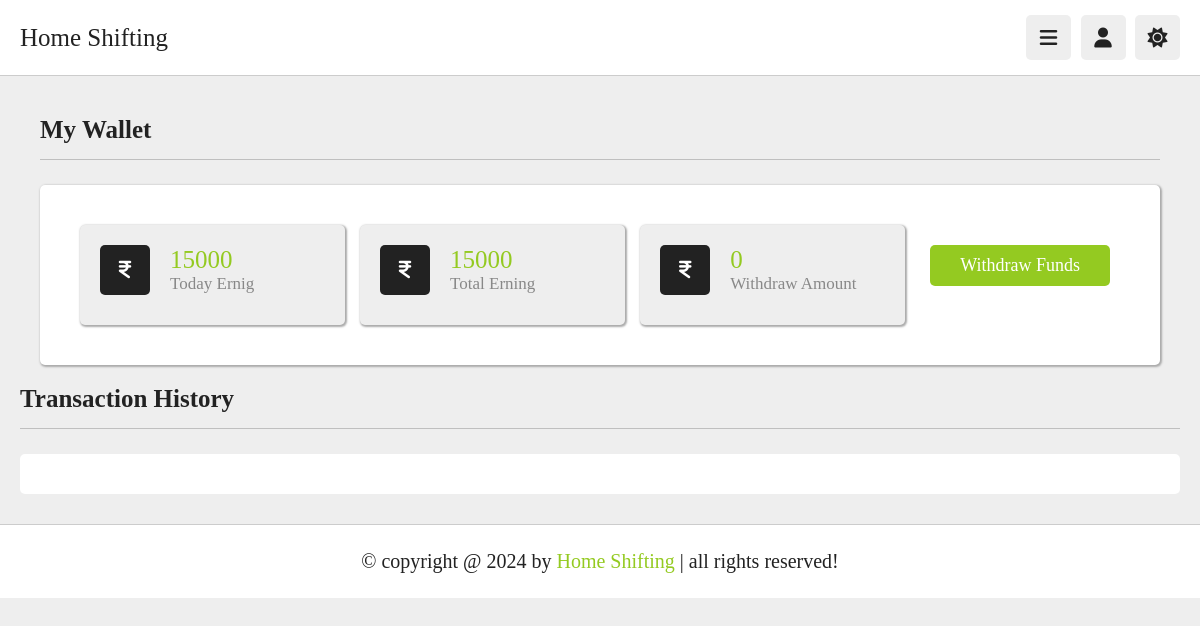
The page /attache_partner/delivery_mywallet (signed in) on the database as committed earlier.
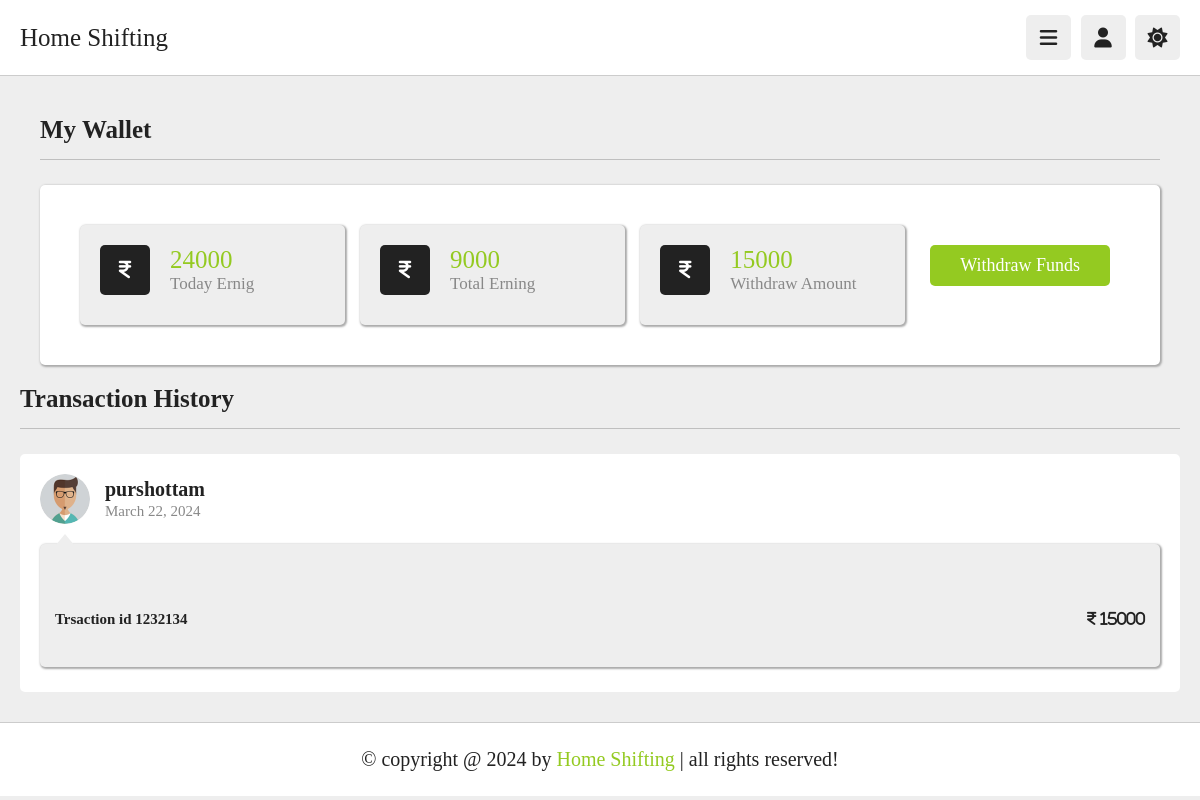
The same page on the database as committed later.
### myapp2/models.py (models this page shows)
class Rides(models.Model):
	truckpartner = models.ForeignKey(Truckpartner,on_delete = models.CASCADE, null = True)
	total_trip = models.PositiveIntegerField(default = 0 , null = True)
	start_time = models.DateTimeField(null = True)
	expiry_time = models.DateTimeField(null = True)
	today_earning = models.PositiveBigIntegerField(default = 0, null = True)
	total_earning = models.PositiveBigIntegerField(default = 0, null = True)
	def __str__(self):
	    return self.truckpartner.t_name

class Transactions(models.Model):
	truckpartner = models.ForeignKey(Truckpartner,on_delete=models.CASCADE , null = True)
	rides = models.ForeignKey(Rides,on_delete=models.CASCADE , null = True)
	account_holder_name = models.CharField(max_length = 20)
	account_number = models.PositiveIntegerField()
	ifsc_code = models.CharField(max_length=11)
	date = models.DateField(default = timezone.now)
	amount = models.PositiveBigIntegerField(default = 0)
	def __str__(self):
		return self.truckpartner.t_name

### myapp2/views.py (the view)
# urls.py: path('delivery_mywallet', views.delivery_mywallet, name='delivery_mywallet'),
def delivery_mywallet(request):
    try:
        truckpartner = Truckpartner.objects.get(t_email = request.session['email'])
        ride = Rides.objects.get(truckpartner = truckpartner)
        print("============",ride)
        transactions = Transactions.objects.filter(truckpartner = truckpartner)
        a = 0
        for i in transactions:
            a += i.amount
        print("============",transactions)
        current_datetime = timezone.now()
        if current_datetime >= ride.expiry_time:
            ride.today_earning = 0
            ride.save()
        return render(request,'delivery_mywallet.html',{'ride':ride,'transactions':transactions,'a':a})
    except Exception as e:
        print(e)
        return render(request,'delivery_mywallet.html')

### myapp2/templates/delivery_mywallet.html (shortened to what this page needs)
{% extends "delivery_header.html" %}
{% load static %}
{% block  content%}
<section class="comments">
   <section class="user-profile">
      <h1 class="heading">My Wallet</h1>
      <div class="info" style="box-shadow: 1px 1px 2px 1px #aaaaaa;">
         <div class="box-container">
            <div class="box" style="  box-shadow: 1px 1px 2px 1px #aaaaaa;">
               <div class="flex">
                  <i class="fa-solid fa-indian-rupee-sign"></i>
                <div>
                     <span>{{ride.today_earning}}</span>
                     <p>Today Ernig</p>
                  </div>
               </div>
            </div>
            <div class="box" style="  box-shadow: 1px 1px 2px 1px #aaaaaa;">
               <div class="flex">
                  <i class="fa-solid fa-indian-rupee-sign"></i>
                  <div>
                     <span>{{ride.total_earning}}</span>
                     <p>Total Erning</p>
                  </div>
               </div>
            </div>
            <div class="box" style="box-shadow: 1px 1px 2px 1px #aaaaaa;">
               <div class="flex">
                  <i class="fa-solid fa-indian-rupee-sign"></i>
                  <div>
                     <span>{{a}}</span>
                     <p>Withdraw Amount</p>
                  </div>
               </div>
            </div>
         <div class="user">
            <a href="{% url 'Withdrawal_funds' %}" class="inline-btn " >Withdraw Funds</a>
         </div>
         </div>
      </div>
   </section>
   <h1 class="heading"> Transaction history </h1>
   <div class="box-container">
      {% for i in transactions %}
      <div class="box" >
         <div class="user" >
            <img src="{% static 'images/pic-1.jpg' %}" alt="">
            <div>
               <h3>{{i.account_holder_name}}</h3>
               <span>{{i.date}}</span>
            </div>
         </div>
         <div class="comment-box" style="box-shadow: 1px 1px 2px 1px #aaaaaa;">
            <h5>Trsaction id {{i.account_number}} <span style="float: right;"><i class="fa-solid fa-indian-rupee-sign"> {{i.amount}}</span></h5></i>
         </div>
      </div>
      {% endfor %}
   </div>
</section>
{% endblock  %}

### myapp2/templates/delivery_header.html (shortened to what this page needs)
{% load static %}
<!DOCTYPE html>
<html lang="en">
<head>
   <link rel="stylesheet" href="https://cdnjs.cloudflare.com/ajax/libs/font-awesome/6.1.2/css/all.min.css">
   <link rel="stylesheet" href="{% static 'myapp2/css/style.css' %}">
</head>
<body>
   <header class="header">
      <section class="flex">
         <a href="{% url 'delivery_index' %}" class="logo">Home Shifting</a>
         <div class="icons">
            <div id="menu-btn" class="fas fa-bars"></div>
            <div id="user-btn" class="fas fa-user"></div>
            <div id="toggle-btn" class="fas fa-sun"></div>
         </div>
      </section>
   </header>
{% block  content %}
{% endblock  %}
<footer class="footer">
    &copy; copyright @ 2024 by <span>Home Shifting</span> | all rights reserved!
 </footer>
 </body>
 </html>

### myapp2/static/myapp2/css/style.css (style rules this page uses)
:root { --main-color:#94CA21; --red:#e74c3c; --orange:#f39c12; --light-color:#888; --light-bg:#eee; --black:#222222; --white:#fff; --border:.1rem solid rgba(0,0,0,.2); }
* { font-family: 'Kalam', cursive; margin:0; padding:0; box-sizing: border-box; outline: none; border:none; text-decoration: none; }
html { font-size: 62.5%; overflow-x: hidden; }
body { background-color: var(--light-bg); padding-left: 30rem; }
section { padding:2rem; margin: 0 auto; max-width: 1200px; }
.heading { font-size: 2.5rem; color:var(--black); margin-bottom: 2.5rem; border-bottom: var(--border); padding-bottom: 1.5rem; text-transform: capitalize; }
.inline-btn, .inline-option-btn, .inline-delete-btn, .btn, .delete-btn, .option-btn { border-radius: .5rem; color:#fff; font-size: 1.8rem; cursor: pointer; text-transform: capitalize; padding:1rem 3rem; text-align: center; margin-top: 1rem; }
.inline-btn, .inline-option-btn, .inline-delete-btn { display: inline-block; }
.btn, .inline-btn { background-color: var(--main-color); }
.header { position: sticky; top:0; left:0; right: 0; background-color: var(--white); z-index: 1000; border-bottom: var(--border); }
.header .flex { display: flex; align-items: center; justify-content: space-between; position: relative; padding: 1.5rem 2rem; }
.header .flex .logo { font-size: 2.5rem; color: var(--black); }
.header .flex .icons div { font-size: 2rem; color:var(--black); background-color: var(--light-bg); border-radius: .5rem; height: 4.5rem; width: 4.5rem; line-height: 4.5rem; cursor: pointer; text-align: center; margin-left: .7rem; }
.comments .box-container { display: grid; gap: 2.5rem; background-color: var(--white); padding: 2rem; border-radius: .5rem; }
.comments .box-container .box .user { display: flex; align-items: center; gap: 1.5rem; margin-bottom: 2rem; }
.comments .box-container .box .user img { height: 5rem; width: 5rem; border-radius: 50%; }
.comments .box-container .box .user h3 { font-size: 2rem; color: var(--black); margin-bottom: .2rem; }
.comments .box-container .box .user span { font-size: 1.5rem; color: var(--light-color); }
.comments .box-container .box .comment-box { border-radius: .5rem; background-color: var(--light-bg); padding:1rem 1.5rem; white-space: pre-line; margin: .5rem 0; font-size: 1.8rem; color: var(--black); line-height: 1.5; position: relative; z-index: 0; }
.comments .box-container .box .comment-box::before { content: ''; position: absolute; top: -1rem; left: 1.5rem; background-color: var(--light-bg); height: 1.2rem; width: 2rem; clip-path: polygon(50% 0%, 0% 100%, 100% 100%); }
.user-profile .info { background-color: var(--white); border-radius: .5rem; padding: 2rem; }
.user-profile .info .user { text-align: center; margin-bottom: 2rem; padding: 1rem; }
.user-profile .info .box-container { display: flex; flex-wrap: wrap; gap: 1.5rem; }
.user-profile .info .box-container .box { background-color: var(--light-bg); border-radius: .5rem; padding: 2rem; flex: 1 1 25rem; }
.user-profile .info .box-container .box .flex { display: flex; align-items: center; gap: 2rem; margin-bottom: 1rem; }
.user-profile .info .box-container .box .flex i { font-size:2rem; color: var(--white); background-color: var(--black); text-align: center; border-radius: .5rem; height: 5rem; width: 5rem; line-height: 4.9rem; }
.user-profile .info .box-container .box .flex span { font-size: 2.5rem; color: var(--main-color); }
.user-profile .info .box-container .box .flex p { color: var(--light-color); font-size: 1.7rem; }
.footer { background-color: var(--white); border-top: var(--border); position: sticky; bottom: 0; left: 0; right: 0; text-align: center; font-size: 2rem; padding:2.5rem 2rem; color:var(--black); margin-top: 1rem; z-index: 1000; }
.footer span { color:var(--main-color); }
@media (max-width:1200px) { body { padding-left: 0; } }

Rows that differ between the two databases and show on the page:
changed Rides: today_earning "15000" → "24000"; total_earning "15000" → "9000"
added Transactions: account_holder_name "purshottam", date "March 22, 2024", account_number "1232134", amount "15000"
Other text that changed with them:
{{ a }}: "0" → "15000"
